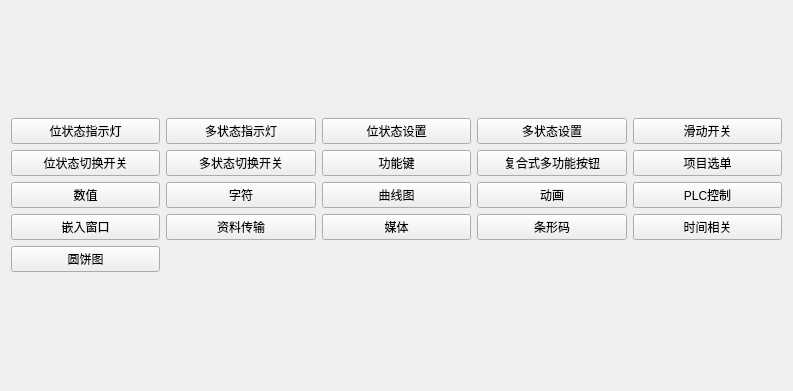
<?xml version="1.0" encoding="UTF-8"?>
<ui version="4.0">
 <class>Form</class>
 <widget class="QWidget" name="Form">
  <property name="geometry">
   <rect>
    <x>0</x>
    <y>0</y>
    <width>793</width>
    <height>391</height>
   </rect>
  </property>
  <property name="windowTitle">
   <string>Form</string>
  </property>
  <layout class="QVBoxLayout" name="verticalLayout">
   <item>
    <layout class="QGridLayout" name="gridLayout">
     <item row="0" column="0">
      <widget class="QPushButton" name="pushButton">
       <property name="text">
        <string>位状态指示灯</string>
       </property>
      </widget>
     </item>
     <item row="0" column="1">
      <widget class="QPushButton" name="pushButton_2">
       <property name="text">
        <string>多状态指示灯</string>
       </property>
      </widget>
     </item>
     <item row="0" column="2">
      <widget class="QPushButton" name="pushButton_3">
       <property name="text">
        <string>位状态设置</string>
       </property>
      </widget>
     </item>
     <item row="0" column="3">
      <widget class="QPushButton" name="pushButton_4">
       <property name="text">
        <string>多状态设置</string>
       </property>
      </widget>
     </item>
     <item row="0" column="4">
      <widget class="QPushButton" name="pushButton_5">
       <property name="text">
        <string>滑动开关</string>
       </property>
      </widget>
     </item>
     <item row="1" column="0">
      <widget class="QPushButton" name="pushButton_6">
       <property name="text">
        <string>位状态切换开关</string>
       </property>
      </widget>
     </item>
     <item row="1" column="1">
      <widget class="QPushButton" name="pushButton_7">
       <property name="text">
        <string>多状态切换开关</string>
       </property>
      </widget>
     </item>
     <item row="1" column="2">
      <widget class="QPushButton" name="pushButton_8">
       <property name="text">
        <string>功能键</string>
       </property>
      </widget>
     </item>
     <item row="1" column="3">
      <widget class="QPushButton" name="pushButton_9">
       <property name="text">
        <string>复合式多功能按钮</string>
       </property>
      </widget>
     </item>
     <item row="1" column="4">
      <widget class="QPushButton" name="pushButton_10">
       <property name="text">
        <string>项目选单</string>
       </property>
      </widget>
     </item>
     <item row="2" column="0">
      <widget class="QPushButton" name="pushButton_12">
       <property name="text">
        <string>数值</string>
       </property>
      </widget>
     </item>
     <item row="2" column="1">
      <widget class="QPushButton" name="pushButton_14">
       <property name="text">
        <string>字符</string>
       </property>
      </widget>
     </item>
     <item row="2" column="2">
      <widget class="QPushButton" name="pushButton_16">
       <property name="text">
        <string>曲线图</string>
       </property>
      </widget>
     </item>
     <item row="2" column="3">
      <widget class="QPushButton" name="pushButton_17">
       <property name="text">
        <string>动画</string>
       </property>
      </widget>
     </item>
     <item row="2" column="4">
      <widget class="QPushButton" name="pushButton_20">
       <property name="text">
        <string>PLC控制</string>
       </property>
      </widget>
     </item>
     <item row="3" column="0">
      <widget class="QPushButton" name="pushButton_15">
       <property name="text">
        <string>嵌入窗口</string>
       </property>
      </widget>
     </item>
     <item row="3" column="1">
      <widget class="QPushButton" name="pushButton_18">
       <property name="text">
        <string>资料传输</string>
       </property>
      </widget>
     </item>
     <item row="3" column="2">
      <widget class="QPushButton" name="pushButton_13">
       <property name="text">
        <string>媒体</string>
       </property>
      </widget>
     </item>
     <item row="3" column="3">
      <widget class="QPushButton" name="pushButton_19">
       <property name="text">
        <string>条形码</string>
       </property>
      </widget>
     </item>
     <item row="3" column="4">
      <widget class="QPushButton" name="pushButton_11">
       <property name="text">
        <string>时间相关</string>
       </property>
      </widget>
     </item>
     <item row="4" column="0">
      <widget class="QPushButton" name="pushButton_21">
       <property name="text">
        <string>圆饼图</string>
       </property>
      </widget>
     </item>
    </layout>
   </item>
  </layout>
 </widget>
 <resources/>
 <connections/>
</ui>
